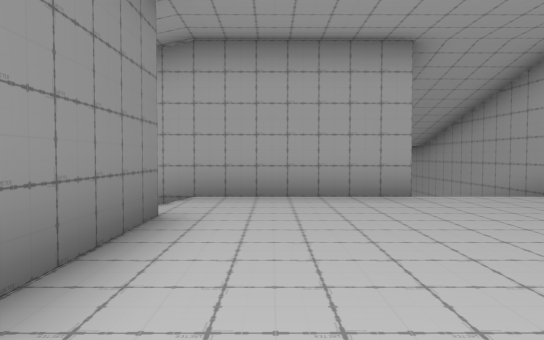
view 1 (above)

24 first-person views from a walk through a 3-D level made in the Unity game engine. The camera is 1.3 m above the floor, tilts 2° down and sees 70° across. The floor is counted in squares, 2 m on a side. Each view is taken from the middle of a square. On the plan, view 1 faces up. The plan holds only what a view shows up to about 11 squares ahead; the rest is blank.

view 2
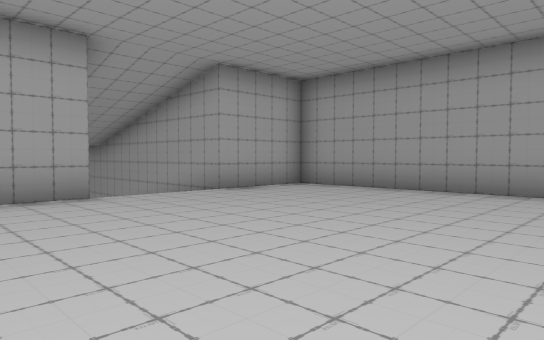

view 3
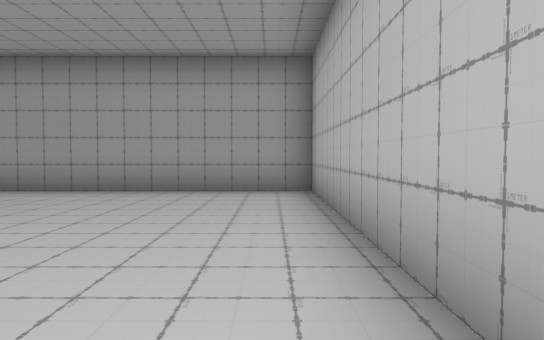

view 4
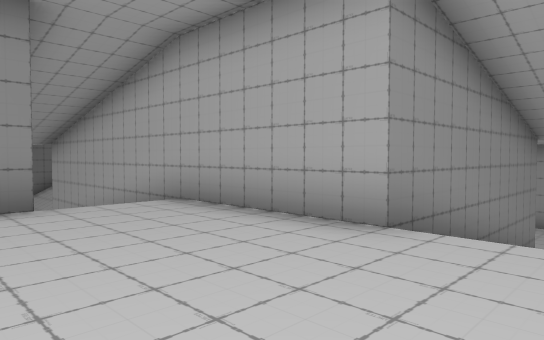

view 5
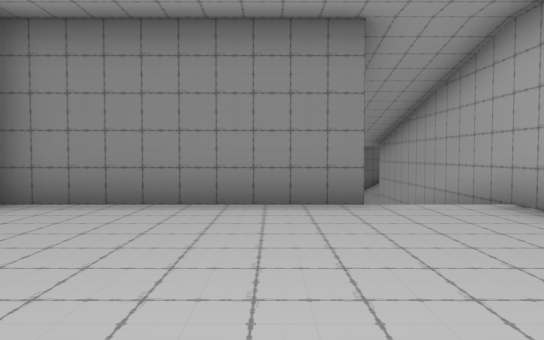

view 6
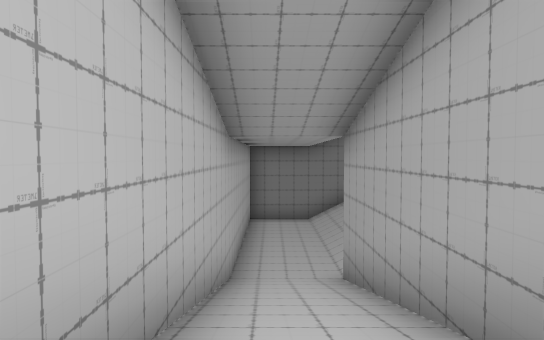

view 7
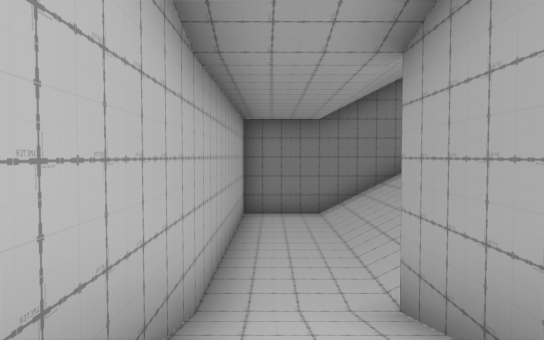

view 8
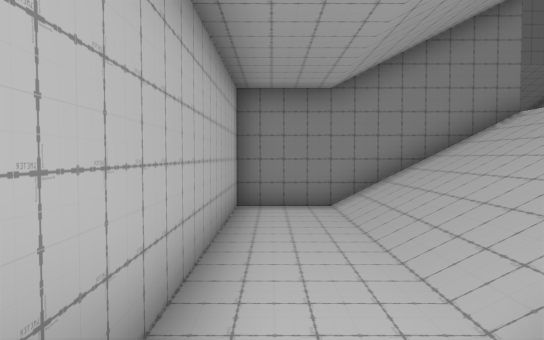

view 9
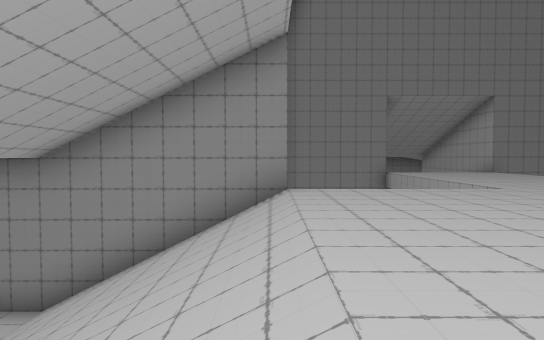

view 10
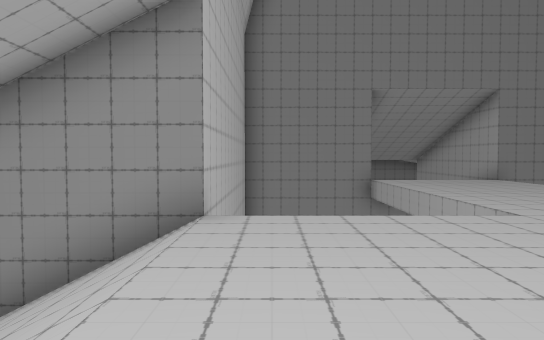

view 11
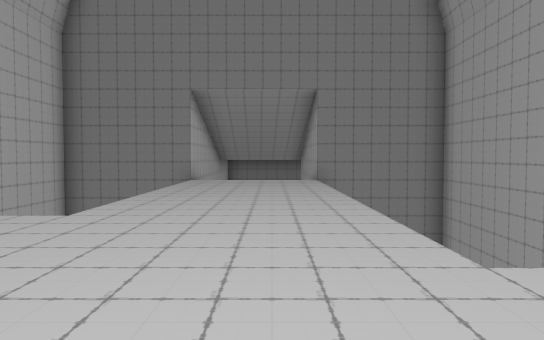

view 12
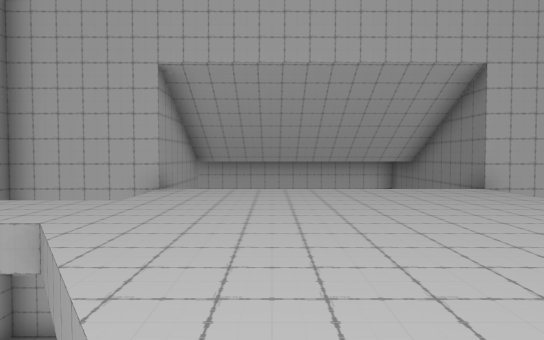

view 13
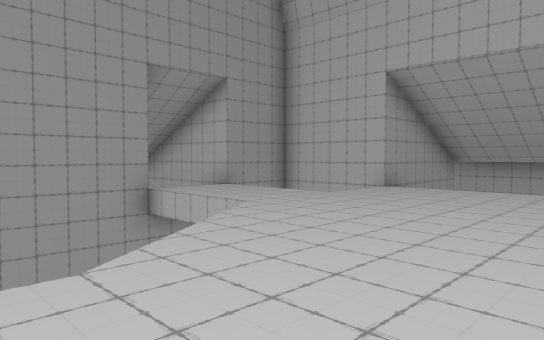

view 14
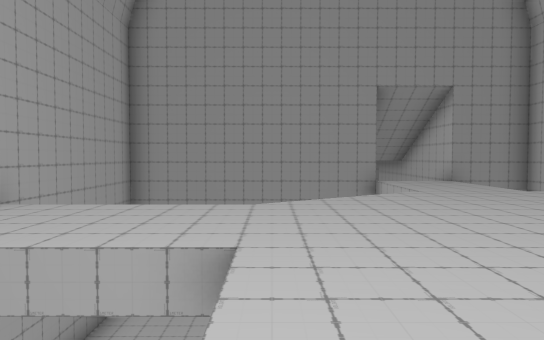

view 15
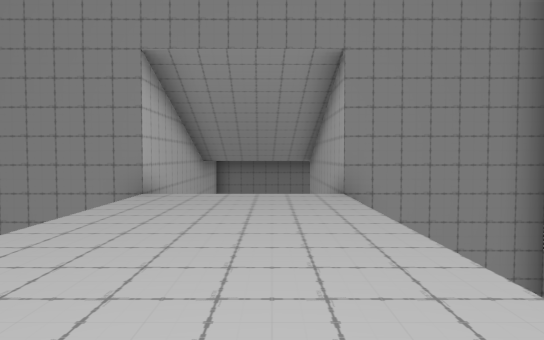

view 16
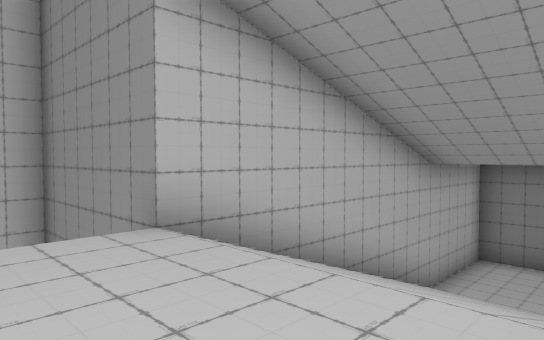

view 17
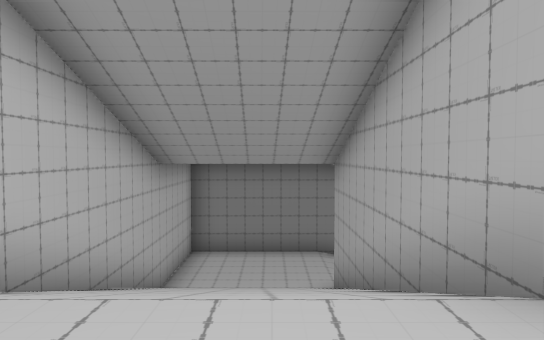

view 18
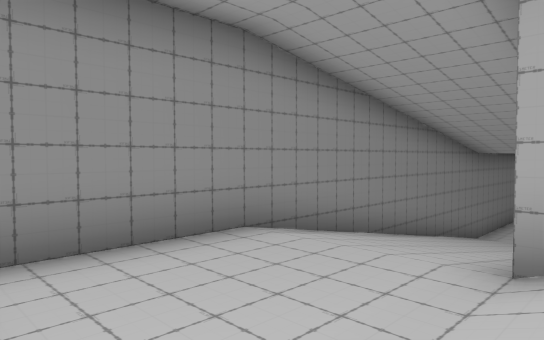

view 19
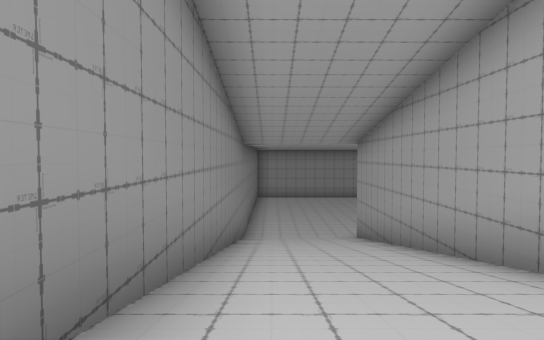

view 20
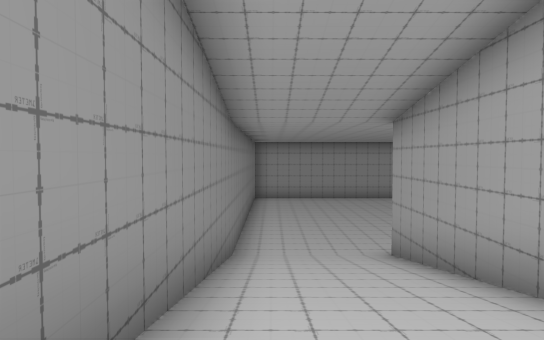

view 21
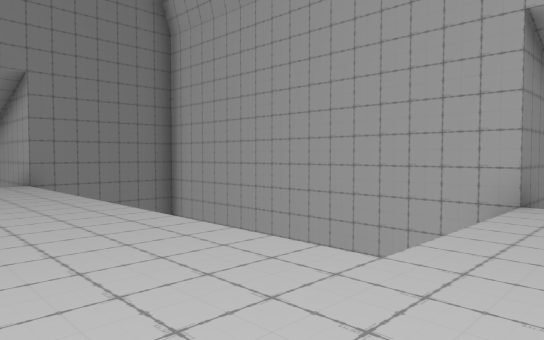

view 22
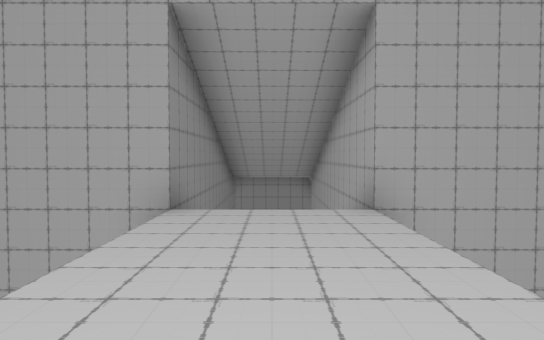

view 23
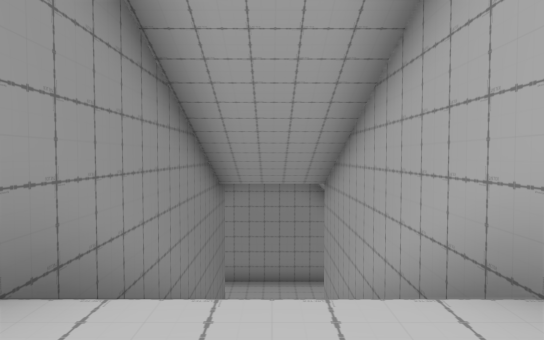

view 24
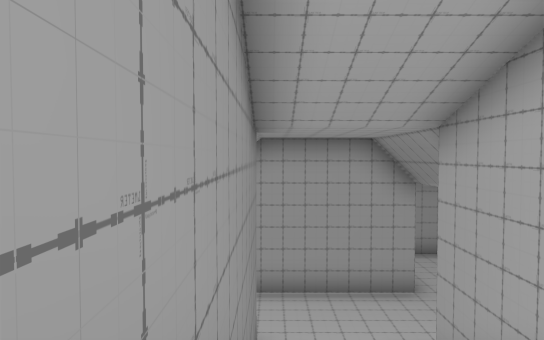

### Floor plan
Key: @ floor where view 1 was taken; # wall or solid block; x gap in a wall; . main floor; - floor 1 m lower than the main floor; _ floor 4 m lower than the main floor; < floor 7 m lower than the main floor; / step, stairs or slope; v drop or lower ground.
Columns run from 30 left of view 1 to 8 right of it. Each row starts with its distance up from view 1.
 32                   ####<
 31                   <<<<<
 30 #<<<<             <<<<
 29 #<<<<            #<<<<
 28 #<<<<            #/ /#
 27 #<<<<            #/ /#
 26 #///#            #/ /#
 25 #///#            #/ /#
 24 #///#            #/ /#
 23 #///#            #/ /#
 22 #///#            #/ /#
 21 #///#    #vvvvvvvx///xvvv
 20 #///#    v        ...  vv
 19 #///#    v        ...  vv
 18 #///#####x        ...  vv
 17 #___//////...........v   v
 16 #___//////............   v
 15 #___//////............v  v#
 14 #___//////................
 13 #########x      ..........
 12          v      .......vvv##    #
 11          v      .......  v      #  #
 10          #vvvvvx///////xv#      #  #
  9                #///// /#        #  #
  8                #///// /#        #  #
  7                #///////##########  ####
  6                #_______//////---------#
  5                #_______///// ---------#
  4                ##############---------#
  3                             #---------#
  2                             #---------#
  1                             #---------#
  0                             #-@-------#
 -1                             ###########

Positions as (right, up) in squares from view 1, and headings:
1: (0, 0), facing up
2: (0, 0), facing up-right
3: (0, 0), facing right
4: (4, 3), facing up-left
5: (4, 3), facing left
6: (-1, 5), facing left
7: (-4, 5), facing left
8: (-6, 5), facing left
9: (-8, 10), facing left
10: (-10, 11), facing left
11: (-10, 16), facing left
12: (-10, 18), facing down
13: (-12, 18), facing down-right
14: (-15, 17), facing right
15: (-14, 16), facing left
16: (-19, 17), facing down-left
17: (-19, 16), facing left
18: (-26, 14), facing up-left
19: (-29, 16), facing up
20: (-29, 19), facing up
21: (-11, 15), facing up-left
22: (-11, 16), facing up
23: (-11, 19), facing up
24: (-12, 23), facing up
